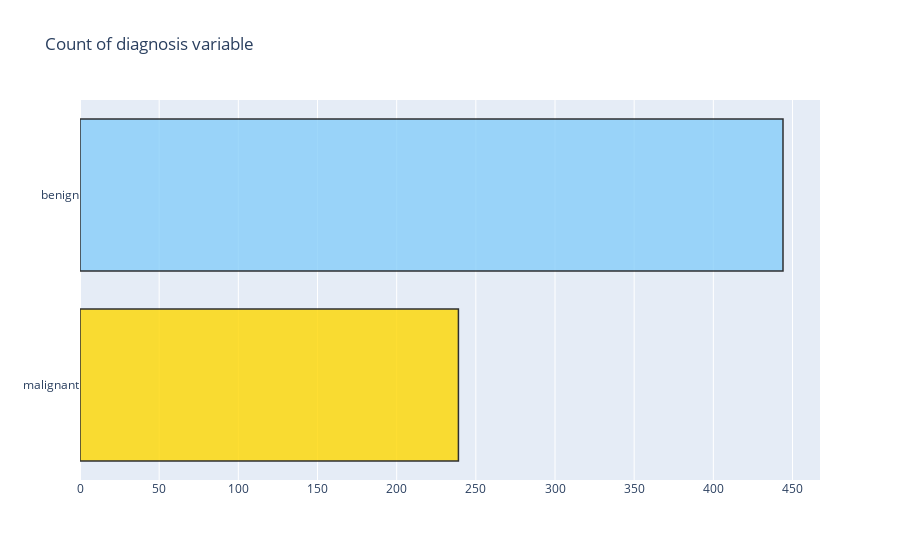
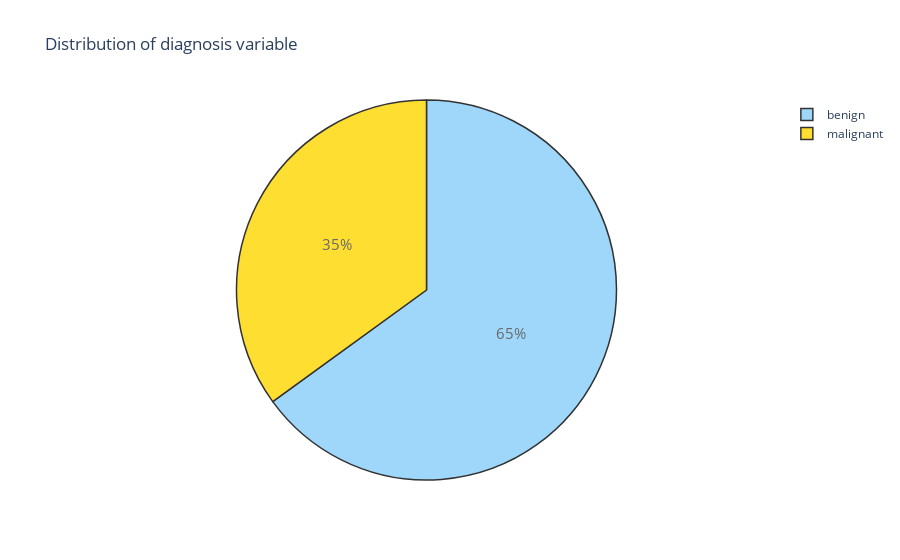

Source (notebook cell) for these figures, in order:
### Code cell
trace = go.Bar(x = (M, B), y = ['malignant', 'benign'], orientation = 'h', opacity = 0.8, marker=dict(
        color=[ 'gold', 'lightskyblue'],
        line=dict(color='#000000',width=1.5)))

layout = dict(title =  'Count of diagnosis variable')
                    
fig = dict(data = [trace], layout=layout)
py.iplot(fig)

trace = go.Pie(labels = ['benign','malignant'], values = [B, M], 
               textfont=dict(size=15), opacity = 0.8,
               marker=dict(colors=['lightskyblue', 'gold'], 
                           line=dict(color='#000000', width=1.5)))


layout = dict(title =  'Distribution of diagnosis variable')
           
fig = dict(data = [trace], layout=layout)
py.iplot(fig)

### Figure 1 — Plotly figure (JSON) as saved in the notebook; plotly's stock layout.template omitted (floating-point values rounded to 4 significant figures)
{"data": [{"marker": {"color": ["gold", "lightskyblue"], "line": {"color": "#000000", "width": 1.5}}, "opacity": 0.8, "orientation": "h", "type": "bar", "x": [239, 444], "y": ["malignant", "benign"]}], "layout": {"title": {"text": "Count of diagnosis variable"}}}

### Figure 2 — Plotly figure (JSON) as saved in the notebook; plotly's stock layout.template omitted (floating-point values rounded to 4 significant figures)
{"data": [{"labels": ["benign", "malignant"], "marker": {"colors": ["lightskyblue", "gold"], "line": {"color": "#000000", "width": 1.5}}, "opacity": 0.8, "textfont": {"size": 15}, "type": "pie", "values": [444, 239]}], "layout": {"title": {"text": "Distribution of diagnosis variable"}}}
